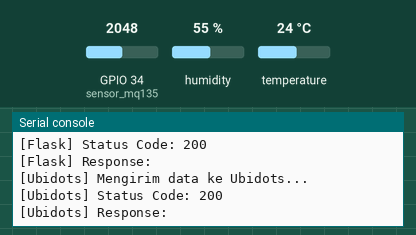
Recording of a program running on a simulated ESP32 board running MicroPython. Parts: the last lines printed to the serial console. Inputs (shaded band) come from the test bench; at power-on: GPIO 34 (sensor_mq135) = 2048, humidity 55 %, temperature 24 °C (analog values on the 0–4095 scale). WiFi joins after 1.5 s; web requests get an empty 200 reply after 0.4 s.

Above: at 3.2 s.
3.3 s: GPIO 34 (sensor_mq135) set to 960
At 5.11 s:
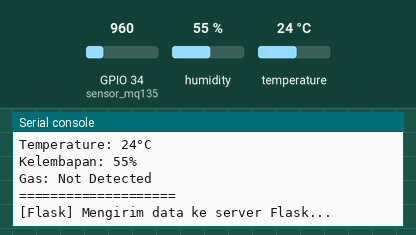
9.1 s: humidity set to 22 %
At 11.16 s:
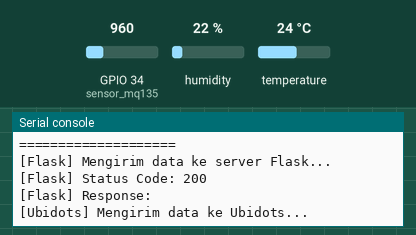
12.8 s: temperature set to 12 °C
At 15.5 s:
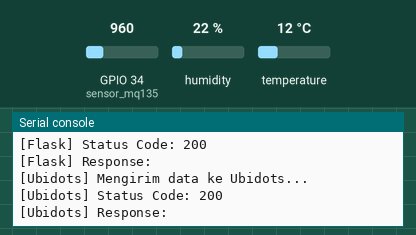
16.5 s: humidity set to 40 %
At 16.81 s:
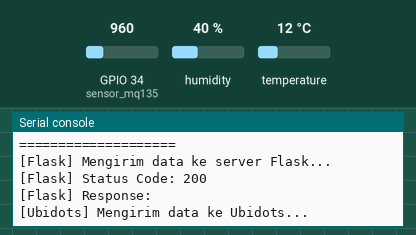
Timing chart, 0 to 19.5 s (numbered marks = the images above; inputs shaded):
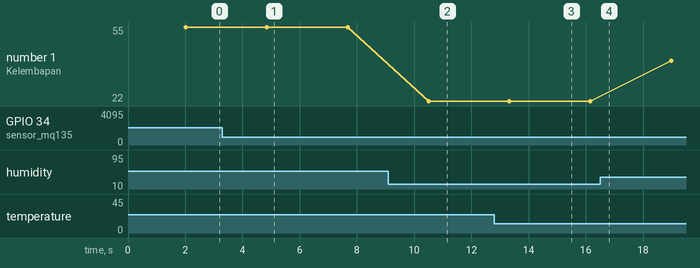

The program:

ESP32_Ubidots.py
```python
import network
import machine as m
import urequests
import time
import dht
import json
from machine import Pin, ADC

# Konfigurasi WiFi
SSID = "SBSN"
PASSWORD = "*#aulaSBSN#"
sta_if = network.WLAN(network.STA_IF)
sta_if.active(True)

def connect_wifi():
    """Fungsi untuk menyambungkan ke WiFi."""
    if not sta_if.isconnected():
        print("Menghubungkan ke WiFi...")
        sta_if.connect(SSID, PASSWORD)
        while not sta_if.isconnected():
            time.sleep(1)
            print("Menunggu koneksi WiFi...")
    print("Terhubung ke WiFi:", sta_if.ifconfig())

# Konfigurasi Server Flask
SERVER_URL = " http://192.168.9.20:5000/kirim_data"

# Konfigurasi Ubidots
TOKEN = "BBUS-GcWaexarM2FcQHMu9oVYcDTKSpEMpR"
DEVICE_LABEL = "cetta-ganteng"
VARIABLE_LABEL_TEMP = "temperature"
VARIABLE_LABEL_HUM = "humidity"
VARIABLE_LABEL_GAS = "gas"

# Inisialisasi sensor DHT11
sensor_dht = dht.DHT11(Pin(27))

# Inisialisasi sensor MQ135 (Gas Sensor) - Gunakan ADC untuk pin analog
sensor_mq135 = ADC(Pin(34))  # Pin 34 adalah pin ADC pada ESP32

# Mengatur rentang pembacaan ADC (0-4095)
sensor_mq135.atten(ADC.ATTN_0DB)  # Pengaturan untuk rentang 0-3.3V

def send_to_flask(temp, hum, gas):
    """Mengirim data ke server Flask."""
    payload = json.dumps({
        "temperature": temp,
        "humidity": hum,
        "gas": "Detected" if gas > 1000 else "Not Detected"  # Deteksi berdasarkan nilai sensor
    })
    headers = {"Content-Type": "application/json"}

    try:
        print("[Flask] Mengirim data ke server Flask...")
        response = urequests.post(SERVER_URL, data=payload, headers=headers)
        print("[Flask] Status Code:", response.status_code)
        print("[Flask] Response:", response.text)
        response.close()
    except Exception as e:
        print("[ERROR] Gagal mengirim data ke Flask:", e)

def send_to_ubidots(temp, hum, gas):
    """Mengirim data ke Ubidots."""
    if temp is None or hum is None or gas is None:
        print("[ERROR] Invalid data detected, not sending to Ubidots.")
        return

    url = "http://industrial.api.ubidots.com/api/v1.6/devices/{}".format(DEVICE_LABEL)
    headers = {"X-Auth-Token": TOKEN, "Content-Type": "application/json"}
    payload = {
        VARIABLE_LABEL_TEMP: temp,
        VARIABLE_LABEL_HUM: hum,
        VARIABLE_LABEL_GAS: "Detected" if gas > 1000 else "Not Detected"
    }

    try:
        print("[Ubidots] Mengirim data ke Ubidots...")
        response = urequests.post(url, headers=headers, json=payload)
        print("[Ubidots] Status Code:", response.status_code)
        print("[Ubidots] Response:", response.text)
        response.close()
    except Exception as e:
        print("[ERROR] Gagal mengirim data ke Ubidots:", e)

def main():
    connect_wifi()
    while True:
        try:
            # Membaca data dari sensor DHT11
            sensor_dht.measure()
            temp = sensor_dht.temperature()
            hum = sensor_dht.humidity()

            # Membaca data dari sensor MQ135
            gas = sensor_mq135.read()  # Membaca nilai analog dari sensor MQ135

            print("====================")
            print(f"Temperature: {temp}°C")
            print(f"Kelembapan: {hum}%")
            print(f"Gas: {'Detected' if gas > 1000 else 'Not Detected'}")
            print("====================")

            # Kirim data ke Flask dan Ubidots
            send_to_flask(temp, hum, gas)
            send_to_ubidots(temp, hum, gas)

        except OSError:
            print("[ERROR] Gagal membaca sensor.")

        time.sleep(2)  # Kirim data setiap 2 detik

if __name__ == '__main__':
    main()
```

Measured:
- after the input at 3.3 s, the serial console: prints a new line after 1.6 s (image 1)
- after the input at 9.1 s, the serial console: prints a new line after 1.4 s (image 2)
- after the input at 12.8 s, the serial console: prints a new line after 0.53 s (image 3)
- plotted number 1: 55 → 22 after the input at 9.1 s, 22 → 40 after the input at 16.5 s
